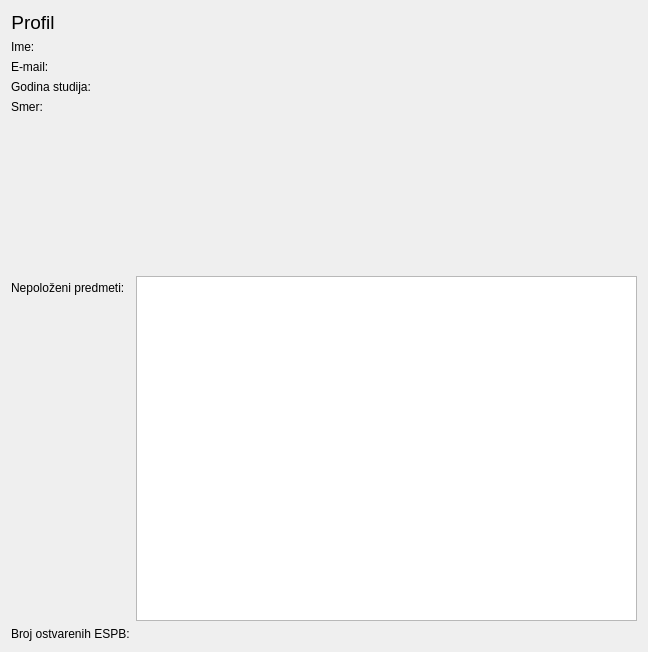
<?xml version="1.0" encoding="UTF-8"?>
<ui version="4.0">
 <class>Profile</class>
 <widget class="QWidget" name="Profile">
  <property name="geometry">
   <rect>
    <x>0</x>
    <y>0</y>
    <width>648</width>
    <height>652</height>
   </rect>
  </property>
  <property name="windowTitle">
   <string>Form</string>
  </property>
  <layout class="QFormLayout" name="formLayout">
   <item row="0" column="0">
    <widget class="QLabel" name="label_11">
     <property name="font">
      <font>
       <pointsize>14</pointsize>
      </font>
     </property>
     <property name="text">
      <string>Profil</string>
     </property>
     <property name="alignment">
      <set>Qt::AlignCenter</set>
     </property>
    </widget>
   </item>
   <item row="1" column="0">
    <widget class="QLabel" name="label">
     <property name="text">
      <string>Ime:</string>
     </property>
    </widget>
   </item>
   <item row="1" column="1">
    <widget class="QLabel" name="labelName">
     <property name="text">
      <string/>
     </property>
    </widget>
   </item>
   <item row="3" column="0">
    <widget class="QLabel" name="label_2">
     <property name="text">
      <string>E-mail:</string>
     </property>
    </widget>
   </item>
   <item row="3" column="1">
    <widget class="QLabel" name="labelEmail">
     <property name="text">
      <string/>
     </property>
    </widget>
   </item>
   <item row="5" column="0">
    <widget class="QLabel" name="label_3">
     <property name="text">
      <string>Godina studija:</string>
     </property>
    </widget>
   </item>
   <item row="5" column="1">
    <widget class="QLabel" name="labelYearOfStudy">
     <property name="text">
      <string/>
     </property>
    </widget>
   </item>
   <item row="7" column="0">
    <widget class="QLabel" name="label_5">
     <property name="text">
      <string>Smer:</string>
     </property>
    </widget>
   </item>
   <item row="7" column="1">
    <widget class="QLabel" name="labelModule">
     <property name="text">
      <string/>
     </property>
    </widget>
   </item>
   <item row="9" column="0">
    <widget class="QLabel" name="label_4">
     <property name="text">
      <string>Nepoloženi predmeti:</string>
     </property>
    </widget>
   </item>
   <item row="11" column="0">
    <widget class="QLabel" name="label_9">
     <property name="text">
      <string>Broj ostvarenih ESPB:</string>
     </property>
    </widget>
   </item>
   <item row="11" column="1">
    <widget class="QLabel" name="labelESPB">
     <property name="text">
      <string/>
     </property>
    </widget>
   </item>
   <item row="8" column="0" colspan="2">
    <spacer name="verticalSpacer_2">
     <property name="orientation">
      <enum>Qt::Vertical</enum>
     </property>
     <property name="sizeType">
      <enum>QSizePolicy::Preferred</enum>
     </property>
     <property name="sizeHint" stdset="0">
      <size>
       <width>20</width>
       <height>150</height>
      </size>
     </property>
    </spacer>
   </item>
   <item row="9" column="1">
    <widget class="QPlainTextEdit" name="plainTextEdit"/>
   </item>
  </layout>
 </widget>
 <resources/>
 <connections/>
</ui>
